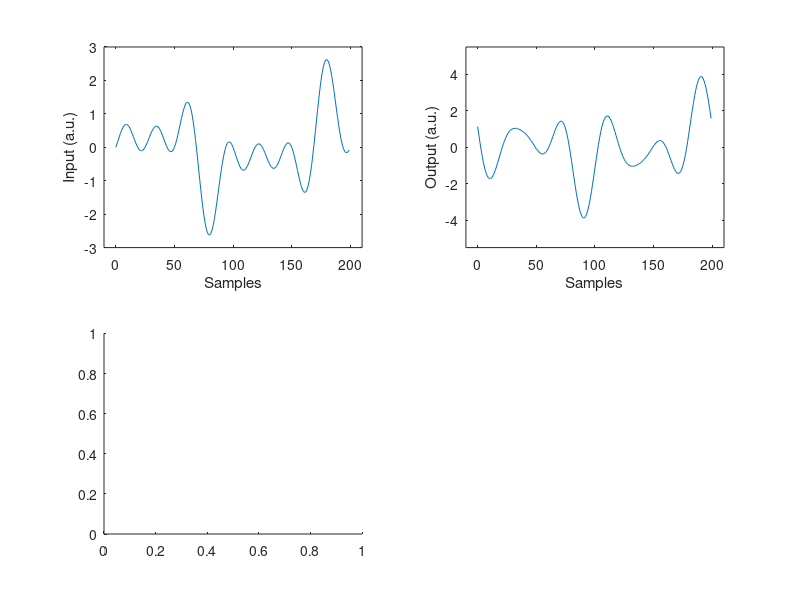

The MATLAB source for this figure: (Note: this script raises an error after producing the figure.)
% Chapter 5 Exercise 81
% Detection, quantification, and classification of nonlinearities
%
% Copyright: 
% Johan Schoukens, Rik Pintelon, and Yves Rolain 
% Vrije Universiteit Brussels, Pleinlaan 2, 1050 Brussels, Belgium
%
% 7 December 2010

%%%%%%%%%%%%%%%%%%%%%%%%%%%%%%%%%%%%%%%%%%%%%%%%%%%%%%%%%%%%%%%%%
%%%%%%%%%%%%%%%%%%%%%%%%%%%%%%%%%%%%%%%%%%%%%%%%%%%%%%%%%%%%%%%%%
%                                                              %% 
% Detection, qualification, and classification nonlinearities  %%
% using a odd multisine where some of the odd harmonics are    %%
% not excited                                                  %%
%                                                              %%
%   System considered                                          %%
%                                                              %%
%  y''/w0^2 + 2*zeta/w0*y' + y = u + alpha*u'^2 + beta*u^2*u'  %%
%                                                              %%
%   Input                                                      %%
%          1. odd multisine where one of the odd               %%
%             harmonics is not excited                         %%
%          2. odd-odd multisine where every second odd         %%
%             harmonic is not excited                          %%
%                                                              %%
% Rik Pintelon and Johan Schoukens                             %% 
% March 2, 2007                                                %%
%                                                              %% 
%%%%%%%%%%%%%%%%%%%%%%%%%%%%%%%%%%%%%%%%%%%%%%%%%%%%%%%%%%%%%%%%%
%%%%%%%%%%%%%%%%%%%%%%%%%%%%%%%%%%%%%%%%%%%%%%%%%%%%%%%%%%%%%%%%%

close all;


%%%%%%%%%%%%%%%%%%%%%%%%%%%%%%%%%%%%%%%%%%%%%%%
% definition left hand side NL dynamic system %
%%%%%%%%%%%%%%%%%%%%%%%%%%%%%%%%%%%%%%%%%%%%%%%

w0 = 30;                                % resonance angular frequency
zeta = 0.2;                             % damping ratio
alpha = 1e-7;
beta = 1e-3;


%%%%%%%%%%%%%%%%%%%%%%%%%
% multisine excitations %
%%%%%%%%%%%%%%%%%%%%%%%%%

% basic parameters multisine
fo = 1;                                 % frequency odd multisine
foo = 1/2;                              % frequency odd-odd multisine (double frequency resolution)
fs = 200;                               % sampling frequency
No = fs/fo;                             % number of points in one period of the odd multisine
Noo = fs/foo;                           % number of points in one period of the odd-odd multisine
to = [0:No-1].';                        % time in samples of the odd multisine
too = [0:Noo-1].';                      % time in samples of the odd-odd multisine

% odd multisine with 4 components: [1, 3, 5, 7] * f0
Uo = zeros(No, 1) + eps;                % add eps to make the non-excited lines visible in a dB-scale
kko = [1; 3; 5; 7];
Uo(kko+1) = exp(-sqrt(-1)*pi*kko.*(kko-1)/length(kko));
uo = real(ifft(Uo));
uo = uo/std(uo, 1);                     % rms value equal to one

% odd-odd multisine with 4 components: [1, 5, 9, 13] * f0
Uoo = zeros(Noo, 1) + eps;              % add eps to make the non-excited lines visible in a dB-scale
kkoo = [1; 5; 9; 13];
Uoo(kkoo+1) = exp(-sqrt(-1)*pi*kkoo.*(kkoo-1)/length(kkoo));
uoo = real(ifft(Uoo));
uoo = uoo/std(uoo, 1);                  % rms value equal to one


%%%%%%%%%%%%%%%%%%%%%%%%%%%%%%%%%%%%
% Derivative multisine excitations %
%%%%%%%%%%%%%%%%%%%%%%%%%%%%%%%%%%%%

% derivative odd multisine
Uo = fft(uo);
dUo = zeros(No, 1);
dUo(kko+1) = Uo(kko+1).*(2*pi*fo*sqrt(-1)*kko);
duo = 2*real(ifft(dUo));

% derivative odd-odd multisine
Uoo = fft(uoo);
dUoo = zeros(Noo, 1);
dUoo(kkoo+1) = Uoo(kkoo+1).*(2*pi*foo*sqrt(-1)*kkoo);
duoo = 2*real(ifft(dUoo));


%%%%%%%%%%%%%%%%%%%%%%%%%%%%%%%%%%%%%%%%%%%%%%%%%%%%%%%%%%%%%
% Response of the nonlinear dynamic system to odd multisine %
%%%%%%%%%%%%%%%%%%%%%%%%%%%%%%%%%%%%%%%%%%%%%%%%%%%%%%%%%%%%%

% right hand side differential equation for odd multisine: z = u + alpha*(u'^2 + u^2*u')
zo = uo + alpha*duo.^2 + beta*uo.^2 .* duo;       % odd multisine
Zo = fft(zo);

% DFT lines at which output is calculated (frequencies do not exceed 3*f0)
ko = [0:1:25].';

% transfer function
Go = 1 ./ polyval([1/w0^2, 2*zeta/w0, 1], 2*pi*fo*sqrt(-1)*ko);

% output spectrum
Yo = zeros(No, 1);
Yo(ko+1) = Go .* Zo(ko+1);
yo = 2*real(ifft(Yo));

% selection DFT lines shown in the figures
DFTlineso = [0:28].';
freqo = DFTlineso*fs/No;                     % frequencies odd-odd multisine
Uo = Uo(DFTlineso+1)/No + eps;               % add eps to show the non-excited lines in a dB scale
Yo = Yo(DFTlineso+1)/No + eps;

% selection even, odd excited, and odd non-excited harmonics
Harmo = struct('odd',[], 'even', []);        % odd, even	=> respectively odd and even harmonics
Harmo.odd = struct('E', [], 'NE', []);       % E, NE     => respectively excited and non-excited harmonics
Harmo.even = DFTlineso(1:2:end);
Harmo.odd.E = kko;
Harmo.odd.NE = DFTlineso(2:2:end);
Fexco = length(Harmo.odd.E);
RemoveIndexo = zeros(1, Fexco);
for ii = 1:Fexco
    RemoveIndexo(ii) = find(Harmo.odd.NE == Harmo.odd.E(ii));
end % ii
Harmo.odd.NE(RemoveIndexo) = [];


%%%%%%%%%%%%%%%%%%%%%%%%%%%%%%%%%%%%%%%%%%%%%%%%%%%%%%%%%%%%%%%%%
% Response of the nonlinear dynamic system to odd-odd multisine %
%%%%%%%%%%%%%%%%%%%%%%%%%%%%%%%%%%%%%%%%%%%%%%%%%%%%%%%%%%%%%%%%%

% right hand side differential equation for odd multisine: z = u + alpha*(u'^2 + u^2*u')
zoo = uoo + alpha*duoo.^2 + beta*uoo.^2 .* duoo;       % odd-odd multisine
Zoo = fft(zoo);

% DFT lines at which output is calculated (frequencies do not exceed 3*f0)
koo = [0:1:50].';

% transfer function
Goo = 1 ./ polyval([1/w0^2, 2*zeta/w0, 1], 2*pi*foo*sqrt(-1)*koo);

% output spectrum
Yoo = zeros(Noo, 1);
Yoo(koo+1) = Goo .* Zoo(koo+1);
yoo = 2*real(ifft(Yoo));

% selection DFT lines shown in the figures
DFTlinesoo = [0:56].';
freqoo = DFTlinesoo*fs/Noo;                    % frequencies odd-odd multisine
Uoo = Uoo(DFTlinesoo+1)/Noo + eps;             % add eps to show the non-excited lines in a dB scale
Yoo = Yoo(DFTlinesoo+1)/Noo + eps;

% selection even, odd excited, and odd non-excited harmonics
Harmoo = struct('odd',[], 'even', []);        % odd, even	=> respectively odd and even harmonics
Harmoo.odd = struct('E', [], 'NE', []);       % E, NE     => respectively excited and non-excited harmonics
Harmoo.even = DFTlinesoo(1:2:end);
Harmoo.odd.E = kkoo;
Harmoo.odd.NE = DFTlinesoo(2:2:end);
Fexcoo = length(Harmoo.odd.E);
RemoveIndexoo = zeros(1, Fexcoo);
for ii = 1:Fexcoo
    RemoveIndexoo(ii) = find(Harmoo.odd.NE == Harmoo.odd.E(ii));
end % ii
Harmoo.odd.NE(RemoveIndexoo) = [];


%%%%%%%%%%%%%%%%%%%%
% Plot the results %
%%%%%%%%%%%%%%%%%%%%

% odd multisine
figure(1)
subplot(221)
plot(to, uo)
axis([-10, 210, -3, 3]);
xlabel('Samples')
ylabel('Input (a.u.)')

subplot(222)
plot(to, yo)
axis([-10, 210, -5.5, 5.5]);
xlabel('Samples')
ylabel('Output (a.u.)')

subplot(223)
plot(freqo, db(Uo), 'k+')
axis([-1, 32, -340, 40]);
xlabel('Frequency (Hz)')
ylabel('Input (dB)')

subplot(224)
plot(freqo(Harmo.odd.E+1), db(Yo(Harmo.odd.E+1)), 'k+', freqo(Harmo.odd.NE+1), db(Yo(Harmo.odd.NE+1)), 'ro', ...
     freqo(Harmo.even+1), db(Yo(Harmo.even+1)), 'g*');
axis([-1, 32, -340, 40]);
xlabel('Frequency (Hz)')
ylabel('Output (dB)')

annotation('textbox',[0.34 0.8 0.05 0.2],'Color','k','String','Response to Odd Multisine',...
           'FontName','Helvetica LT Std','FontSize', 12 , 'LineStyle', 'none','FitHeightToText','on',...
           'HorizontalAlignment', 'center' );

% odd-odd multisine
figure(2)
subplot(221)
plot(too, uoo)
axis([-10, 210, -3, 3]);
xlabel('Samples')
ylabel('Input (a.u.)')

subplot(222)
plot(too, yoo)
axis([-10, 210, -5.5, 5.5]);
xlabel('Samples')
ylabel('Output (a.u.)')

subplot(223)
plot(freqoo, db(Uoo), 'k+')
axis([-1, 32, -340, 40]);
xlabel('Frequency (Hz)')
ylabel('Input (dB)')

subplot(224)
plot(freqoo(Harmoo.odd.E+1), db(Yoo(Harmoo.odd.E+1)), 'k+', freqoo(Harmoo.odd.NE+1), db(Yoo(Harmoo.odd.NE+1)), 'ro', ...
     freqoo(Harmoo.even+1), db(Yoo(Harmoo.even+1)), 'g*');
axis([-1, 32, -340, 40]);
xlabel('Frequency (Hz)')
ylabel('Output (dB)')

annotation('textbox',[0.3 0.8 0.05 0.2],'Color','k','String','Response to Odd-Odd Multisine',...
           'FontName','Helvetica LT Std','FontSize', 12 , 'LineStyle', 'none','FitHeightToText','on',...
           'HorizontalAlignment', 'center' );

